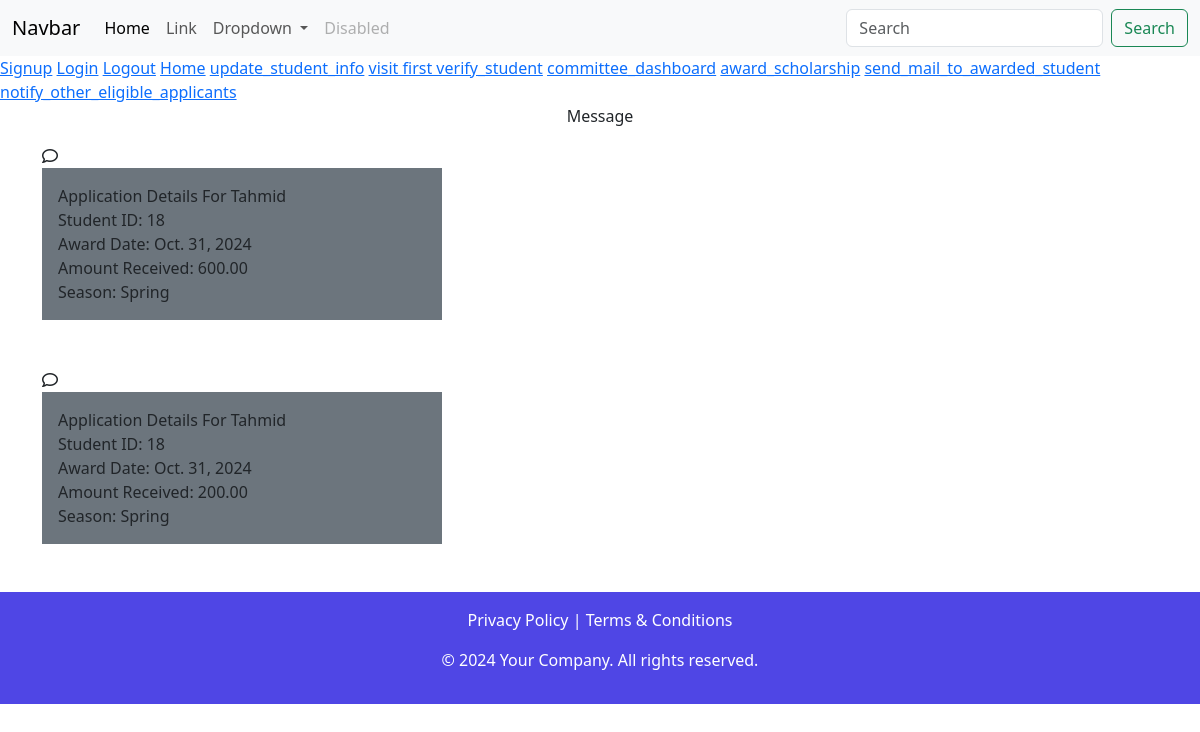
The page /student/message/ (signed in) on the database its author committed.
### scholarship/models.py (models this page shows)
class Message(models.Model):
    student = models.ForeignKey(Student, on_delete=models.CASCADE)
    award = models.ForeignKey(Award, on_delete=models.CASCADE)
    season_received = models.CharField(max_length=20)
    amount_received = models.DecimalField(max_digits=10, decimal_places=2)

class Student(models.Model):
    user = models.OneToOneField(settings.AUTH_USER_MODEL, on_delete=models.CASCADE)
    student_identity_number = models.CharField(max_length=10)
    ssn = models.CharField(max_length=9, null=True, blank=True, unique=True)
    user_gender = models.CharField(
        max_length=10,
        choices=[
            ("Male", "Male"),
            ("Female", "Female"),
        ],
        null=True,
    )
    date_of_birth = models.DateField(null=True)
    current_status = models.CharField(
        max_length=20,
        choices=[
            ("Freshman", "Freshman"),
            ("Sophomore", "Sophomore"),
            ("Junior", "Junior"),
            ("Senior", "Senior"),
        ],
    )
    cumulative_gpa = models.DecimalField(max_digits=5, decimal_places=2, null=True)
    credit_hours = models.IntegerField(null=True)
    department = models.CharField(max_length=20, null=True)
    eligible_for_application = models.BooleanField(default=False)
    def __str__(self):
        return f"{self.user.id} of {self.user.username}"

class Award(models.Model):
    student = models.ForeignKey(Student, on_delete=models.CASCADE)
    awarded_date = models.DateField(auto_now_add=True)
    amount = models.DecimalField(max_digits=10, decimal_places=2)
    season = models.CharField(
        max_length=50,
        choices=[
            ("Spring", "Spring"),
            ("Fall", "Fall"),
            ("Summer", "Summer"),
        ],
    )
    gets_scholarship = models.BooleanField(default=False)

### auth_user/models.py (models this page shows, shortened)
class CustomUser(AbstractUser):
    state = models.CharField(
        max_length=20,
        choices=[
            ("Alabama", "Alabama"),
            ("Alaska", "Alaska"),
            ("Arizona", "Arizona"),
            ("Arkansas", "Arkansas"),
            ("California", "California"),
            ("Colorado", "Colorado"),
            ("Connecticut", "Connecticut"),
            ("Delaware", "Delaware"),
            ("Florida", "Florida"),
            ("Georgia", "Georgia"),
        ],
        null=True,
    )
    zipcode = models.IntegerField(null=True)
    mobile_number = models.CharField(max_length=15, blank=True, null=True)
    groups = models.ManyToManyField(
        "auth.Group",
        related_name="customuser_groups",  # Change related_name to prevent clash with auth.User.groups
        blank=True,
    )
    user_permissions = models.ManyToManyField(
        "auth.Permission",
        related_name="customuser_permissions",  # Change related_name to prevent clash with auth.User.user_permissions
        blank=True,
    )

### scholarship/views.py (the view)
# urls.py: path('message/', views.message, name='message'),
def message(request):
    student = get_object_or_404(Student, user=request.user)
    print(student)
    messages_all = Message.objects.filter(student=student) if student else []
    context = {
        "messages_all": messages_all,
    }
    return render(request, "student/message.html", context)

### templates/student/message.html (shortened to what this page needs)
{% extends 'base.html' %}
{% block content %}
  <div class="container col-auto mb-5">
    <div class="d-flex justify-content-center align-items-center">
      <p class="d-flex align-items-center">Message</p>
    </div>
    {% for msg in messages_all %}
      <div class="d-flex mb-5 justify-content align-items-center">
        <div class="col-auto">
          <i class="fa-regular fa-comment"></i>
          <div class="bg-secondary text-dark p-3 d-flex flex-column" style="width: 400px; height: auto;">
            <p class="mb-0">Application Details For {{ msg.student.user.username }}</p>
            <p class="mb-0">Student ID: {{ msg.student.student_identity_number }}</p>
            <p class="mb-0">Award Date: {{ msg.award.awarded_date }}</p>
            <p class="mb-0">Amount Received: {{ msg.amount_received }}</p>
            <p class="mb-0">Season: {{ msg.season_received }}</p>
          </div>
        </div>
      </div>
    {% endfor %}
  </div>
{% endblock %}

### templates/base.html (shortened to what this page needs)
<!DOCTYPE html>
<html lang="en">
  <head>
    <link href="https://cdn.jsdelivr.net/npm/bootstrap@5.3.3/dist/css/bootstrap.min.css" rel="stylesheet" />
    <link rel="stylesheet" href="https://cdnjs.cloudflare.com/ajax/libs/font-awesome/6.6.0/css/all.min.css" />
  </head>
  <body>
    {% include "partial/header.html" %}
    <a href="{% url 'signup' %}">Signup</a>
    <a href="{% url 'login' %}">Login</a>
    <a href="{% url 'logout' %}">Logout</a>
    <a href="{% url 'index' %}">Home</a>
    <a href="{% url 'update_student_info' %}">update_student_info</a>
    <a href="{% url 'verify_student' %}">visit first verify_student</a>
    <a href="{% url 'committee_dashboard' %}">committee_dashboard</a>
    <a href="{% url 'award_scholarship' %}">award_scholarship</a>
    <a href="{% url 'send_mail_to_awarded_student' %}">send_mail_to_awarded_student</a>
    <a href="{% url 'notify_other_eligible_applicants' %}">notify_other_eligible_applicants</a>
    {% block content %}{% endblock %}
    {% include "partial/footer.html" %}
  </body>
</html>

### templates/partial/header.html (shortened to what this page needs)
<div>
    <nav class="navbar navbar-expand-lg bg-body-tertiary">
        <div class="container-fluid">
          <a class="navbar-brand" href="#">Navbar</a>
          <div class="collapse navbar-collapse" id="navbarSupportedContent">
            <ul class="navbar-nav me-auto mb-2 mb-lg-0">
              <li class="nav-item">
                <a class="nav-link active" aria-current="page" href="#">Home</a>
              </li>
              <li class="nav-item">
                <a class="nav-link" href="#">Link</a>
              </li>
              <li class="nav-item dropdown">
                <a class="nav-link dropdown-toggle" href="#" role="button" data-bs-toggle="dropdown" aria-expanded="false">
                  Dropdown
                </a>
              </li>
              <li class="nav-item">
                <a class="nav-link disabled" aria-disabled="true">Disabled</a>
              </li>
            </ul>
            <form class="d-flex" role="search">
              <input class="form-control me-2" type="search" placeholder="Search" aria-label="Search">
              <button class="btn btn-outline-success" type="submit">Search</button>
            </form>
          </div>
        </div>
      </nav>
</div>

### templates/partial/footer.html (shortened to what this page needs)
<div>
  <footer class="custom-footer text-center py-3">
    <p>Privacy Policy | Terms & Conditions</p>
    <p>&copy; 2024 Your Company. All rights reserved.</p>
  </footer>
</div>

### templates/partial/footer.html (style rules this page uses)
.custom-footer { background-color: #4f46e5; color: white; }

### rows shown on the page
Message: student.user.username "Tahmid", student.student_identity_number "18", award.awarded_date "Oct. 31, 2024", amount_received "600.00", season_received "Spring"
Message: student.user.username "Tahmid", student.student_identity_number "18", award.awarded_date "Oct. 31, 2024", amount_received "200.00", season_received "Spring"
